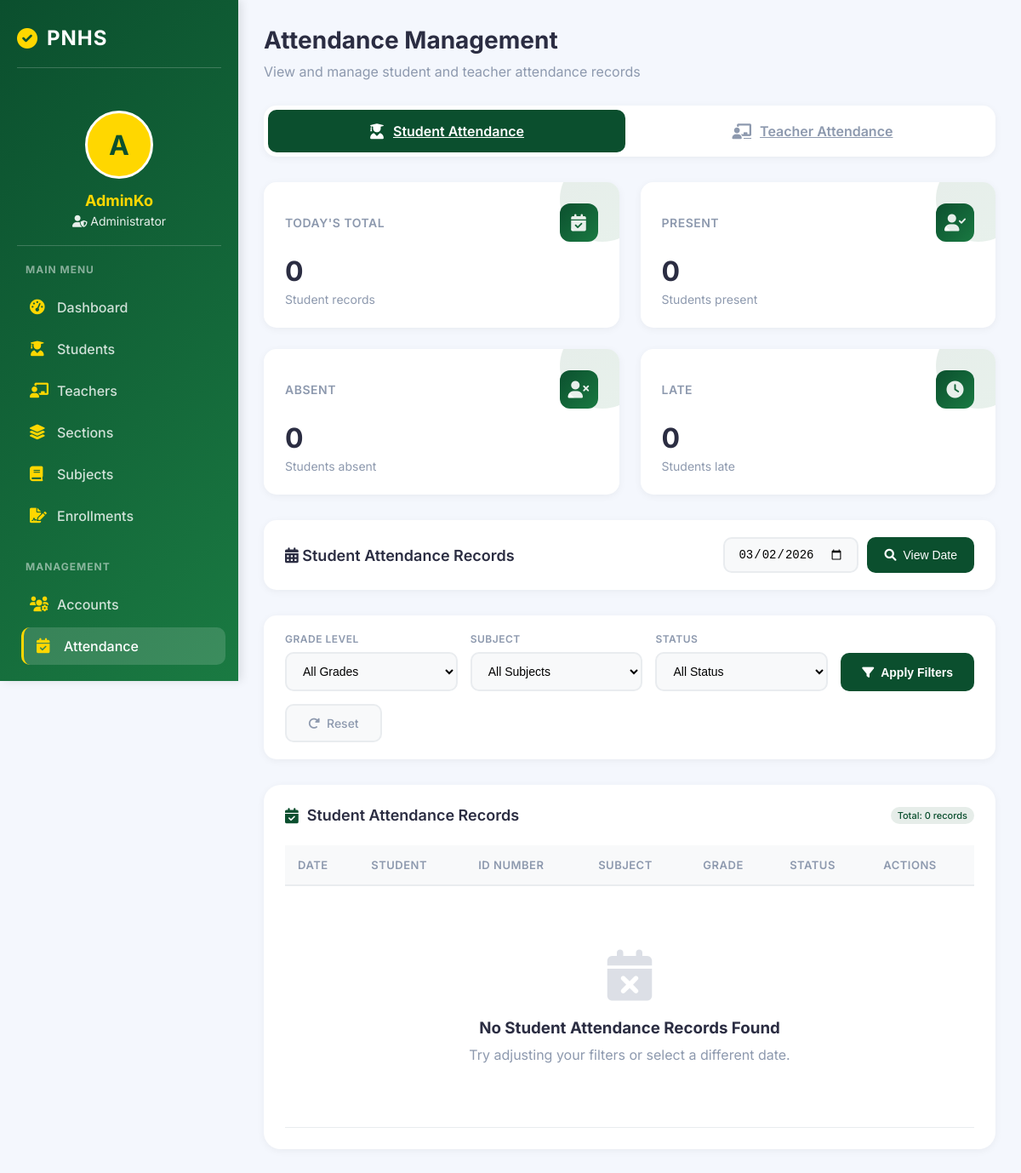
Page /admin/attendance.php (signed in) on the earlier database version.
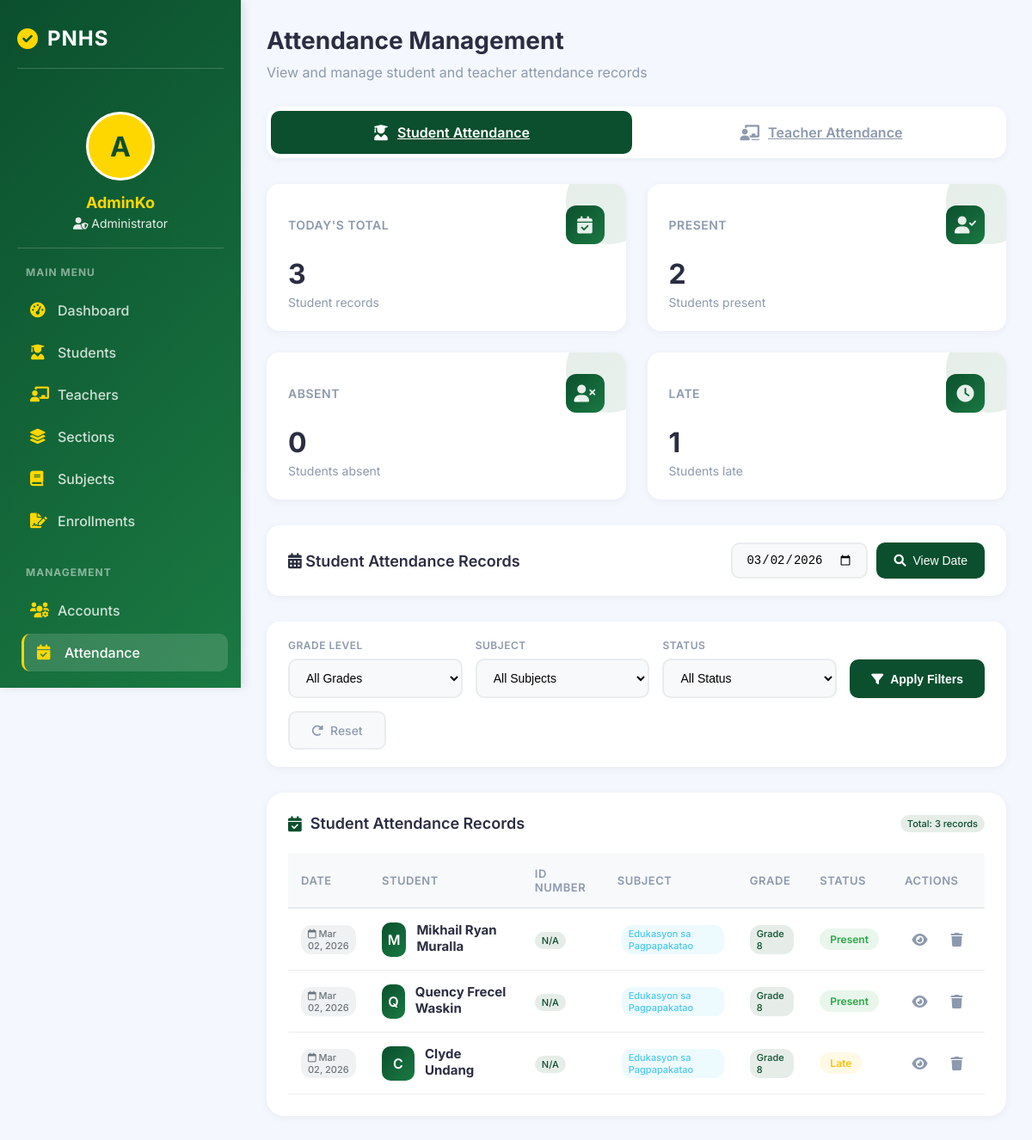
Same page on the later database version.
### tables this page shows
CREATE TABLE `attendance` (
  `id` int(11) NOT NULL,
  `student_id` int(11) DEFAULT NULL,
  `subject_id` int(11) DEFAULT NULL,
  `date` date DEFAULT NULL,
  `status` enum('Present','Absent','Late') DEFAULT NULL,
  `created_at` timestamp NOT NULL DEFAULT current_timestamp()
);

CREATE TABLE `users` (
  `id` int(11) NOT NULL,
  `id_number` varchar(50) DEFAULT NULL,
  `fullname` varchar(100) DEFAULT NULL,
  `email` varchar(100) DEFAULT NULL,
  `password` varchar(255) DEFAULT NULL,
  `role` enum('Admin','Registrar','Teacher','Student') DEFAULT NULL,
  `created_at` timestamp NOT NULL DEFAULT current_timestamp()
);

CREATE TABLE `subjects` (
  `id` int(11) NOT NULL,
  `subject_name` varchar(100) DEFAULT NULL,
  `grade_id` int(11) DEFAULT NULL
);

CREATE TABLE `grade_levels` (
  `id` int(11) NOT NULL,
  `grade_name` varchar(20) DEFAULT NULL
);

### admin/attendance.php (the view, shortened to what this page needs)
<?php
include("../config/database.php");
$admin_name = $_SESSION['user']['fullname'];
$date_filter = isset($_GET['date']) ? $_GET['date'] : date('Y-m-d');
$query = "
    SELECT a.*,
           u.fullname as student_name,
           u.id_number as student_id_number,
           sub.subject_name,
           g.grade_name,
           s.section_name
    FROM attendance a
    JOIN users u ON a.student_id = u.id
    JOIN subjects sub ON a.subject_id = sub.id
    JOIN grade_levels g ON sub.grade_id = g.id
    LEFT JOIN sections s ON u.id = s.adviser_id
    WHERE 1=1
";
if(!empty($date_filter)) {
    $query .= " AND a.date = '$date_filter'";
}
$query .= " ORDER BY a.date DESC, a.created_at DESC";
$attendance_records = $conn->query($query);
$today = date('Y-m-d');
$total_today = $conn->query("SELECT COUNT(*) as count FROM attendance WHERE date = '$today'")->fetch_assoc()['count'];
$present_today = $conn->query("SELECT COUNT(*) as count FROM attendance WHERE date = '$today' AND status = 'Present'")->fetch_assoc()['count'];
$absent_today = $conn->query("SELECT COUNT(*) as count FROM attendance WHERE date = '$today' AND status = 'Absent'")->fetch_assoc()['count'];
$late_today = $conn->query("SELECT COUNT(*) as count FROM attendance WHERE date = '$today' AND status = 'Late'")->fetch_assoc()['count'];
$active_tab = isset($_GET['tab']) ? $_GET['tab'] : 'students';
?>
<!DOCTYPE html>
<html lang="en">
<head>
    <link rel="stylesheet" href="https://cdnjs.cloudflare.com/ajax/libs/font-awesome/6.0.0/css/all.min.css">
</head>
<body>
    <div class="app-container">
        <div class="sidebar">
            <h2>
                <i class="fas fa-check-circle"></i>
                <span>PNHS</span>
            </h2>
            <div class="admin-info">
                <div class="admin-avatar">
                    <?php echo strtoupper(substr($admin_name, 0, 1)); ?>
                </div>
                <h3><?php echo htmlspecialchars(explode(' ', $admin_name)[0]); ?></h3>
                <p><i class="fas fa-user-shield"></i> Administrator</p>
            </div>
            <div class="menu-section">
                <h3>MAIN MENU</h3>
                <ul class="menu-items">
                    <li><a href="dashboard.php"><i class="fas fa-tachometer-alt"></i> <span>Dashboard</span></a></li>
                    <li><a href="students.php"><i class="fas fa-user-graduate"></i> <span>Students</span></a></li>
                    <li><a href="teachers.php"><i class="fas fa-chalkboard-teacher"></i> <span>Teachers</span></a></li>
                    <li><a href="sections.php"><i class="fas fa-layer-group"></i> <span>Sections</span></a></li>
                    <li><a href="subjects.php"><i class="fas fa-book"></i> <span>Subjects</span></a></li>
                    <li><a href="enrollments.php"><i class="fas fa-file-signature"></i> <span>Enrollments</span></a></li>
                </ul>
            </div>
            <div class="menu-section">
                <h3>MANAGEMENT</h3>
                <ul class="menu-items">
                    <li><a href="manage_accounts.php"><i class="fas fa-users-cog"></i> <span>Accounts</span></a></li>
                    <li><a href="attendance.php" class="active"><i class="fas fa-calendar-check"></i> <span>Attendance</span></a></li>
                </ul>
            </div>
        </div>
        <div class="main-content">
            <div class="dashboard-header">
                <h1>Attendance Management</h1>
                <p>View and manage student and teacher attendance records</p>
            </div>
            <div class="tab-nav">
                <a href="?tab=students" class="tab-btn <?php echo $active_tab == 'students' ? 'active' : ''; ?>">
                    <i class="fas fa-user-graduate"></i> Student Attendance
                </a>
                <a href="?tab=teachers" class="tab-btn <?php echo $active_tab == 'teachers' ? 'active' : ''; ?>">
                    <i class="fas fa-chalkboard-teacher"></i> Teacher Attendance
                </a>
            </div>
            <?php if($active_tab == 'students'): ?>
                <div class="stats-container">
                    <div class="stat-card">
                        <div class="stat-header">
                            <h3>Today's Total</h3>
                            <div class="stat-icon">
                                <i class="fas fa-calendar-check"></i>
                            </div>
                        </div>
                        <div class="stat-number"><?php echo $total_today; ?></div>
                        <div class="stat-label">Student records</div>
                    </div>
                    <div class="stat-card">
                        <div class="stat-header">
                            <h3>Present</h3>
                            <div class="stat-icon">
                                <i class="fas fa-user-check"></i>
                            </div>
                        </div>
                        <div class="stat-number"><?php echo $present_today; ?></div>
                        <div class="stat-label">Students present</div>
                    </div>
                    <div class="stat-card">
                        <div class="stat-header">
                            <h3>Absent</h3>
                            <div class="stat-icon">
                                <i class="fas fa-user-times"></i>
                            </div>
                        </div>
                        <div class="stat-number"><?php echo $absent_today; ?></div>
                        <div class="stat-label">Students absent</div>
                    </div>
                    <div class="stat-card">
                        <div class="stat-header">
                            <h3>Late</h3>
                            <div class="stat-icon">
                                <i class="fas fa-clock"></i>
                            </div>
                        </div>
                        <div class="stat-number"><?php echo $late_today; ?></div>
                        <div class="stat-label">Students late</div>
                    </div>
                </div>
                <div class="date-nav">
                    <div class="date-display">
                        <h3><i class="fas fa-calendar-alt"></i> Student Attendance Records</h3>
                    </div>
                    <div class="date-picker">
                        <form method="GET" action="" style="display: flex; gap: 10px;">
                            <input type="date" name="date" class="date-input" value="<?php echo $date_filter; ?>">
                            <button type="submit" class="btn-date">
                                <i class="fas fa-search"></i> View Date
                            </button>
                        </form>
                    </div>
                </div>
                <div class="filters-bar">
                    <form method="GET" action="" class="filters-form">
                        <div class="filter-group">
                            <label>Grade Level</label>
                            <select name="grade" class="filter-select">
                                <option value="">All Grades</option>
                            </select>
                        </div>
                        <div class="filter-group">
                            <label>Subject</label>
                            <select name="subject" class="filter-select">
                                <option value="">All Subjects</option>
                            </select>
                        </div>
                        <div class="filter-group">
                            <label>Status</label>
                            <select name="status" class="filter-select">
                                <option value="">All Status</option>
                            </select>
                        </div>
                        <div class="filter-group" style="flex: 0 0 auto;">
                            <button type="submit" class="btn-filter">
                                <i class="fas fa-filter"></i> Apply Filters
                            </button>
                        </div>
                        <div class="filter-group" style="flex: 0 0 auto;">
                            <a href="attendance.php?tab=students" class="btn-reset">
                                <i class="fas fa-redo-alt"></i> Reset
                            </a>
                        </div>
                    </form>
                </div>
                <div class="table-card">
                    <div class="table-header">
                        <h3><i class="fas fa-calendar-check"></i> Student Attendance Records</h3>
                        <span class="grade-tag">Total: <?php echo $attendance_records ? $attendance_records->num_rows : 0; ?> records</span>
                    </div>
                    <div class="table-container">
                        <table class="attendance-table">
                            <thead>
                                <tr>
                                    <th>Date</th>
                                    <th>Student</th>
                                    <th>ID Number</th>
                                    <th>Subject</th>
                                    <th>Grade</th>
                                    <th>Status</th>
                                    <th>Actions</th>
                                </tr>
                            </thead>
                            <tbody>
                                <?php if($attendance_records && $attendance_records->num_rows > 0): ?>
                                    <?php while($record = $attendance_records->fetch_assoc()): ?>
                                        <tr>
                                            <td>
                                                <span class="time-tag">
                                                    <i class="far fa-calendar"></i>
                                                    <?php echo date('M d, Y', strtotime($record['date'])); ?>
                                                </span>
                                            </td>
                                            <td>
                                                <div class="person-info">
                                                    <div class="person-avatar">
                                                        <?php echo strtoupper(substr($record['student_name'], 0, 1)); ?>
                                                    </div>
                                                    <div class="person-details">
                                                        <h4><?php echo htmlspecialchars($record['student_name']); ?></h4>
                                                    </div>
                                                </div>
                                            </td>
                                            <td>
                                                <span class="grade-tag"><?php echo $record['student_id_number'] ?? 'N/A'; ?></span>
                                            </td>
                                            <td>
                                                <span class="subject-tag"><?php echo htmlspecialchars($record['subject_name']); ?></span>
                                            </td>
                                            <td>
                                                <span class="grade-tag"><?php echo htmlspecialchars($record['grade_name']); ?></span>
                                            </td>
                                            <td>
                                                <span class="badge badge-<?php echo strtolower($record['status']); ?>">
                                                    <?php echo $record['status']; ?>
                                                </span>
                                            </td>
                                            <td>
                                                <div class="action-btns">
                                                    <a href="view_attendance.php?id=<?php echo $record['id']; ?>" class="btn-icon btn-view" title="View Details">
                                                        <i class="fas fa-eye"></i>
                                                    </a>
                                                    <a href="?tab=students&delete=<?php echo $record['id']; ?>" class="btn-icon btn-delete" title="Delete"
                                                       onclick="return confirm('Are you sure you want to delete this attendance record?')">
                                                        <i class="fas fa-trash"></i>
                                                    </a>
                                                </div>
                                            </td>
                                        </tr>
                                    <?php endwhile; ?>
                                <?php else: ?>
                                    <tr>
                                        <td colspan="7">
                                            <div class="no-data">
                                                <i class="fas fa-calendar-times"></i>
                                                <h3>No Student Attendance Records Found</h3>
                                                <p>Try adjusting your filters or select a different date.</p>
                                            </div>
                                        </td>
                                    </tr>
                                <?php endif; ?>
                            </tbody>
                        </table>
                    </div>
                </div>
            <?php endif; ?>
        </div>
    </div>
</body>
</html>

Differences in the rows shown:
added attendance: date "Mar 02, 2026", student.fullname "M", student.fullname "Mikhail Ryan Muralla", student.id_number "N/A", subject.subject_name "Edukasyon sa Pagpapakatao", grade_levels.grade_name "Grade 8", status "Present"
added attendance: date "Mar 02, 2026", student.fullname "Q", student.fullname "Quency Frecel Waskin", student.id_number "N/A", subject.subject_name "Edukasyon sa Pagpapakatao", grade_levels.grade_name "Grade 8", status "Present"
added attendance: date "Mar 02, 2026", student.fullname "C", student.fullname "Clyde Undang", student.id_number "N/A", subject.subject_name "Edukasyon sa Pagpapakatao", grade_levels.grade_name "Grade 8", status "Late"
Other differences:
$total_today: "0" → "3"
$present_today: "0" → "2"
$late_today: "0" → "1"
$attendance_records->num_rows: "0" → "3"
text no longer shown: "No Student Attendance Records Found Try adjusting your filters or select a different date."
